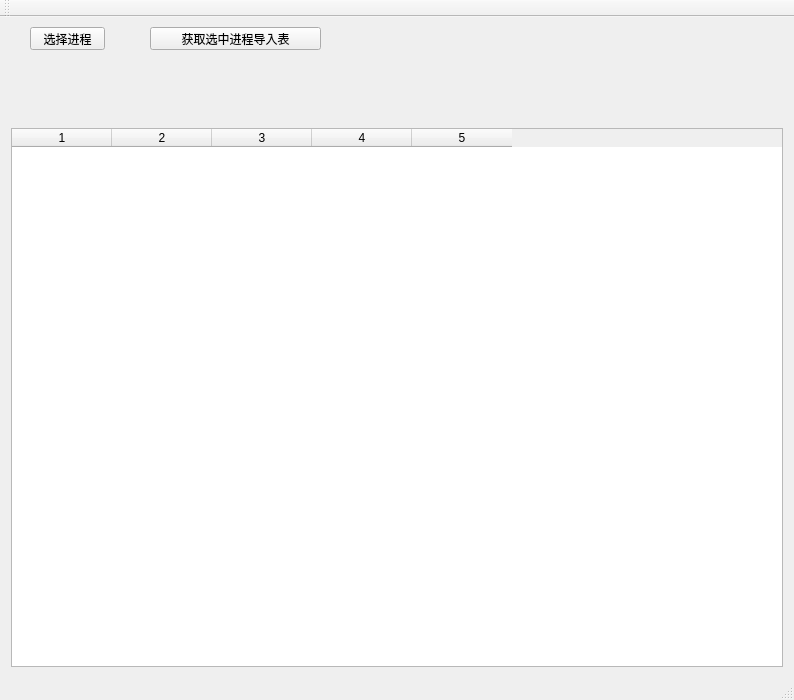
<?xml version="1.0" encoding="UTF-8"?>
<ui version="4.0">
 <class>QueryToolClass</class>
 <widget class="QMainWindow" name="QueryToolClass">
  <property name="geometry">
   <rect>
    <x>0</x>
    <y>0</y>
    <width>794</width>
    <height>700</height>
   </rect>
  </property>
  <property name="windowTitle">
   <string>QueryTool</string>
  </property>
  <widget class="QWidget" name="centralWidget">
   <layout class="QVBoxLayout" name="verticalLayout">
    <property name="spacing">
     <number>0</number>
    </property>
    <property name="leftMargin">
     <number>0</number>
    </property>
    <property name="topMargin">
     <number>0</number>
    </property>
    <property name="rightMargin">
     <number>0</number>
    </property>
    <property name="bottomMargin">
     <number>0</number>
    </property>
    <item>
     <widget class="QWidget" name="widget" native="true">
      <property name="minimumSize">
       <size>
        <width>100</width>
        <height>100</height>
       </size>
      </property>
      <widget class="QPushButton" name="btnSelectProcess">
       <property name="geometry">
        <rect>
         <x>30</x>
         <y>10</y>
         <width>75</width>
         <height>23</height>
        </rect>
       </property>
       <property name="text">
        <string>选择进程</string>
       </property>
      </widget>
      <widget class="QPushButton" name="btnProcessInfo">
       <property name="geometry">
        <rect>
         <x>150</x>
         <y>10</y>
         <width>171</width>
         <height>23</height>
        </rect>
       </property>
       <property name="text">
        <string>获取选中进程导入表</string>
       </property>
      </widget>
     </widget>
    </item>
    <item>
     <widget class="QStackedWidget" name="stackedWidget">
      <property name="currentIndex">
       <number>1</number>
      </property>
      <widget class="QWidget" name="pageSelectProcess">
       <layout class="QVBoxLayout" name="verticalLayout_2">
        <property name="spacing">
         <number>0</number>
        </property>
        <property name="leftMargin">
         <number>0</number>
        </property>
        <property name="topMargin">
         <number>0</number>
        </property>
        <property name="rightMargin">
         <number>0</number>
        </property>
        <property name="bottomMargin">
         <number>0</number>
        </property>
        <item>
         <widget class="QTableWidget" name="processTable">
          <property name="rowCount">
           <number>10</number>
          </property>
          <property name="columnCount">
           <number>3</number>
          </property>
          <row/>
          <row/>
          <row/>
          <row/>
          <row/>
          <row/>
          <row/>
          <row/>
          <row/>
          <row/>
          <column/>
          <column/>
          <column/>
         </widget>
        </item>
       </layout>
      </widget>
      <widget class="QWidget" name="pageITAInfo">
       <layout class="QVBoxLayout" name="verticalLayout_3">
        <item>
         <widget class="QTableWidget" name="tableITAInfo">
          <property name="columnCount">
           <number>5</number>
          </property>
          <column/>
          <column/>
          <column/>
          <column/>
          <column/>
         </widget>
        </item>
       </layout>
      </widget>
     </widget>
    </item>
   </layout>
  </widget>
  <widget class="QMenuBar" name="menuBar">
   <property name="geometry">
    <rect>
     <x>0</x>
     <y>0</y>
     <width>794</width>
     <height>23</height>
    </rect>
   </property>
  </widget>
  <widget class="QToolBar" name="mainToolBar">
   <attribute name="toolBarArea">
    <enum>TopToolBarArea</enum>
   </attribute>
   <attribute name="toolBarBreak">
    <bool>false</bool>
   </attribute>
  </widget>
  <widget class="QStatusBar" name="statusBar"/>
 </widget>
 <layoutdefault spacing="6" margin="11"/>
 <resources>
  <include location="querytool.qrc"/>
 </resources>
 <connections/>
</ui>
